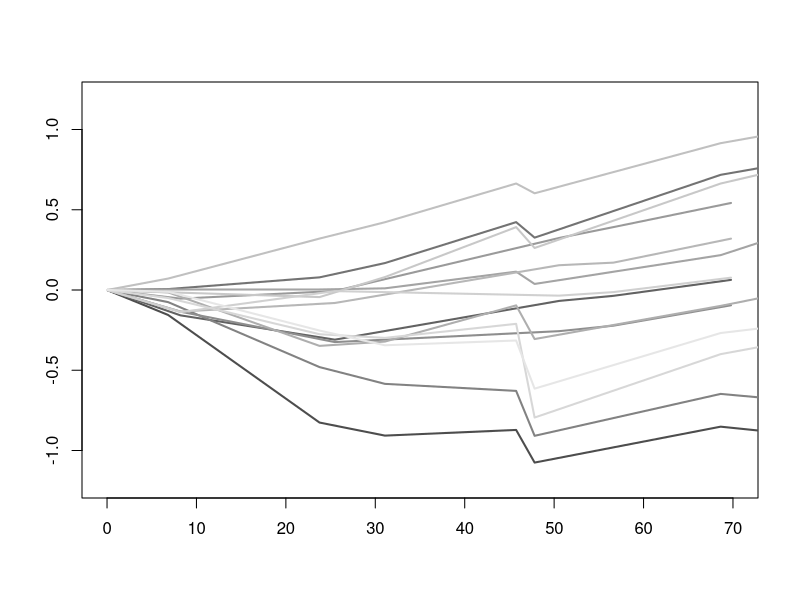
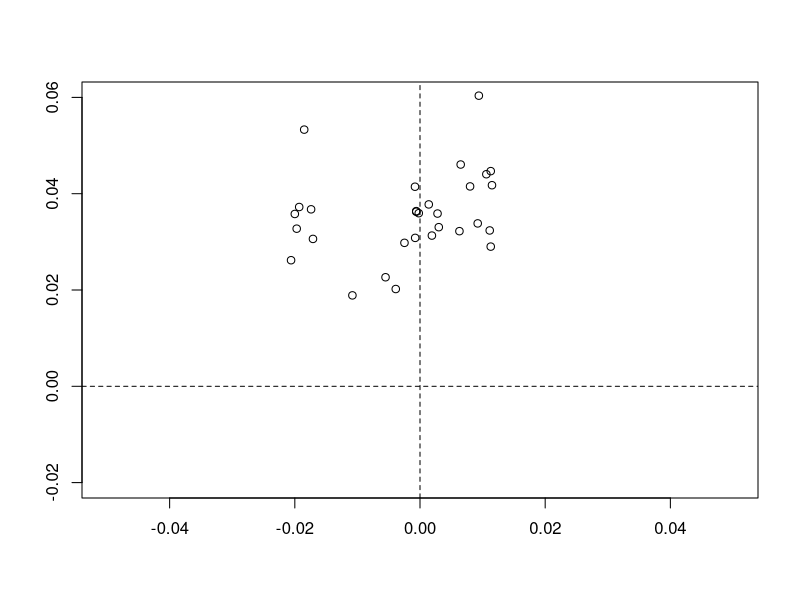

Generate these figures, in order, with R:
#=====================================================================================================
# Supp. Figure 3A: Single-cell-derived SKMEL5 sublines initial response
# concentration used: 8uM PLX4720
# Scatterplot of untreated proliferation rates of sublines with their drug-treated growth rates
#=====================================================================================================
#=====================================================================================================
library(gplots)
require(ggplot2)

setwd("~/Paudel_et_al_2016/SourceData") # Set the working directory;
# Set the output for plots
output <- paste0(substr(getwd(), 1, (nchar(getwd())-nchar("SourceData"))), "Figures") 
fig = "Supp.Fig3" # Which figure is this in paper?
output = paste0(output, "/", fig)

#=====================================================================================================
# Read experimental data
#=====================================================================================================

data <- read.csv("SKMEL5 Subclones_initial_screen.csv", header=T, sep=",")
data$Date <- "20150315"
s <- subset(data,  data$Time>=0 & data$Time <100)
dn <- data.frame() # getting the responses from 24-100 hours of treatment
for(i in unique(s$cID)){
  tem <- subset(s, s$cID==i)
  tem$nl2 = tem$nl2 - tem$nl2[tem$Time==unique(tem$Time)[2]]
  tem$Time = tem$Time - tem$Time[tem$Time==unique(tem$Time)[2]]
  dn <- rbind(dn, tem)
}
s <- subset(dn, dn$Time>=0)

#=====================================================================================================
# Plot the responses of single-cell-derived subclones
#=====================================================================================================

pdf(paste0(output,"/","SKMEL5 + Sublines_Initial_Screen.pdf"), width=3, height=4)
cl1 <- grey.colors(length(unique(s$cID)))
par(ps = 12, cex = 1, cex.axis = 1)
plot(nl2~Time, data=s, type="n", ylim=c(-1.2,1.2), xlim=c(0,70), ylab="", xlab="")
for(w in 1:length(unique(s$cID))){
  temp <- subset(s, s$cID==w)
  lines(temp$Time, temp$nl2, col=cl1[w], lwd=2)
}
dev.off()


#=====================================================================================================
# Read the data for proliferation rates in growth media vs in drug for SKMEL5 subclones
# Selected clones are: SC01, SC07, SC10, SC03, SC04, SC08
#=====================================================================================================

data <- read.csv("SKMEL5 Subclones_Growth_rates_Pre_vs_Post_Treatment.csv", header=T, sep=",")
cor1 = round(cor(data$pre, data$post, method="pearson"), 3)
cor2 = round(cor(data$pre, data$post, method="spearman"), 3)

pdf(paste0(output,"/","Proliferation_rates_pre_vs_post_treatment_Sublines.pdf"), width=3.5, height=3.5)
par(ps = 12, cex = 1, cex.axis = 1)
plot(pre~post, data=data, xlab="", ylab="", xlim=c(-0.05, 0.05), ylim=c(-0.02, 0.06))
abline(v=0, lty=2)
abline(h=0, lty=2)
dev.off()
